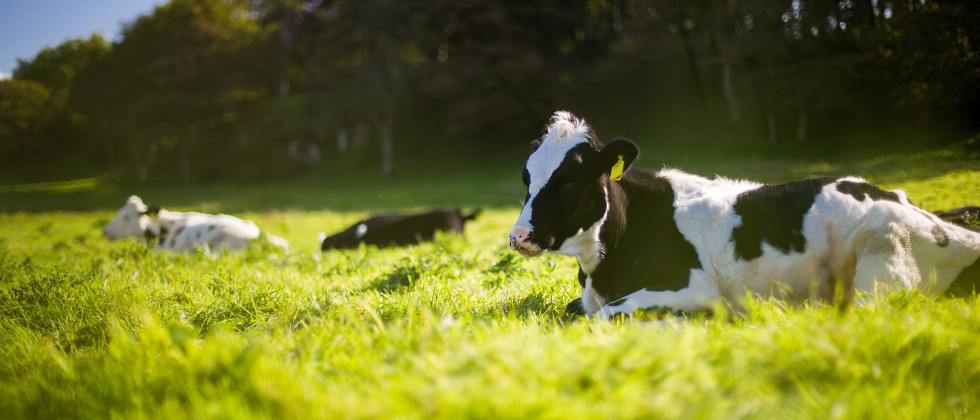
#> input picture assets/img/slide/carousel_01.jpg, 1960 x 840 px (shown at 1/2 size); its folder holds 4 pictures in this run
$ python carousel_resizer.py   (older library calls are emulated)
#> lines starting #> are read from the running program, lines starting #| are printed output that depends on the picture
print("CAROUSEL RESIZER")
import os
import glob

# Get the current directory
current_dir = os.path.dirname(os.path.abspath(__file__))

# Specify the file extensions for images
image_extensions = ['*.jpeg', '*.jpg', '*.png', '*.JPG']

# Create a list to store all image files
image_files = []

# Loop through each image extension and find matching files
for extension in image_extensions:
    # Create a file path pattern to match the image files
    pattern = os.path.join(current_dir, extension)

    # Use glob to find all files matching the pattern
    image_files.extend(glob.glob(pattern))
#> pass 2 of the loop `for extension in image_extensions:`:
#> pass 3 of the loop `for extension in image_extensions:`:
#> the loop made 4 passes; the first 3 are shown

from PIL import Image, ImageFilter

def process_image(input_filepath, output_filepath="output.jpg", output_size=(1960, 840), blur_radius=10):
    # Open the original image
#> called with input_filepath = 'assets/img/slide/carousel_01.jpg', output_filepath = 'assets/img/slide/resized/carousel_01.jpg', output_size = (1960, 840), blur_radius = 10
    input_image = Image.open(input_filepath)
#> input_image is the input picture: PIL image 1960x840 RGB; mean R, G, B 106.9, 109.9, 42.3

    #display(input_image)

    input_ratio = input_image.width / input_image.height
#> input_ratio = 2.33
    output_ratio = output_size[0] / output_size[1]

    # Depending on the input image's aspect ratio, adjust width or height while maintaining aspect ratio for foreground
    if input_ratio > output_ratio:
        # Width needs more adjustment
        new_width = output_size[0]
        new_height = round(new_width / input_ratio)
    else:
        # Height needs more adjustment
        new_height = output_size[1]
        new_width = round(new_height * input_ratio)
#> new_width = 1960

    # Resize the image maintaining its aspect ratio for foreground
    resized_image = input_image.resize((new_width, new_height), Image.ANTIALIAS)

    #display(resized_image)

    # Depending on the input image's aspect ratio, adjust width or height while maintaining aspect ratio for background
    if input_ratio > output_ratio:
        # Height needs more adjustment
        new_height_bg = output_size[1]
        new_width_bg = round(new_height_bg * input_ratio)
    else:
        # Width needs more adjustment
        new_width_bg = output_size[0]
        new_height_bg = round(new_width_bg / input_ratio)
#> new_height_bg = 840

    # Create the Gaussian blur background by blurring the original image and then resizing
    background = input_image.filter(ImageFilter.GaussianBlur(blur_radius))
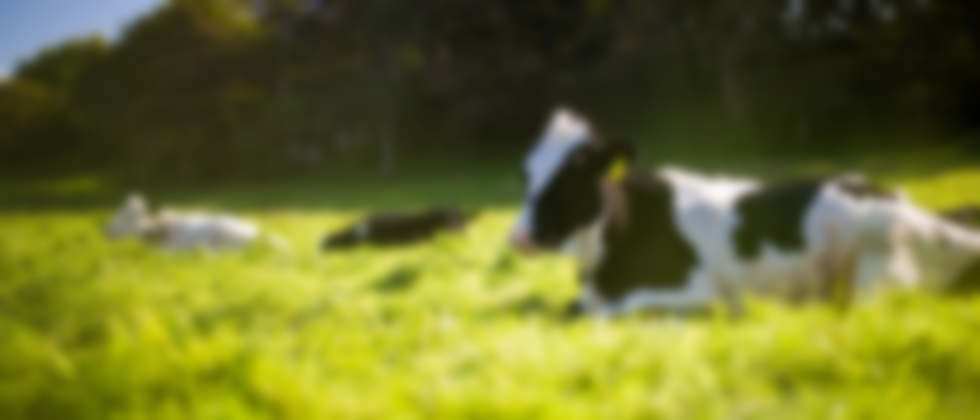
#> background: PIL image 1960x840 RGB (shown at 1/2 size); mean R, G, B 106.9, 109.9, 42.2
    background = background.resize((new_width_bg, new_height_bg))

    # Calculate the position for the background image to be pasted onto the output canvas
    pos_x_bg = (output_size[0] - new_width_bg) // 2
    pos_y_bg = (output_size[1] - new_height_bg) // 2
#> pos_y_bg = 0

    # Create a new blank canvas and paste the background image onto it
    canvas = Image.new('RGB', output_size)
#> canvas: PIL image 1960x840 RGB; every value is 0
    canvas.paste(background, (pos_x_bg, pos_y_bg))

    # Calculate the position for the input image to be pasted onto the background
    pos_x = (output_size[0] - new_width) // 2
#> pos_x = 0
    pos_y = (output_size[1] - new_height) // 2

    # Paste the input image onto the canvas
    canvas.paste(resized_image, (pos_x, pos_y))

    #display(canvas)

    canvas.save(output_filepath)

    return canvas

if not os.path.exists(current_dir+"/resized/"):
    os.makedirs(current_dir+"/resized/")

# Loop through each image file
for file_path in image_files:
    # Extract the file name
    file_name = os.path.basename(file_path)
    print("START:", file_path )

    process_image(file_path, current_dir+"/resized/"+file_name)
    print("DONE:", file_name )
#> pass 2 of the loop `for file_path in image_files:`:
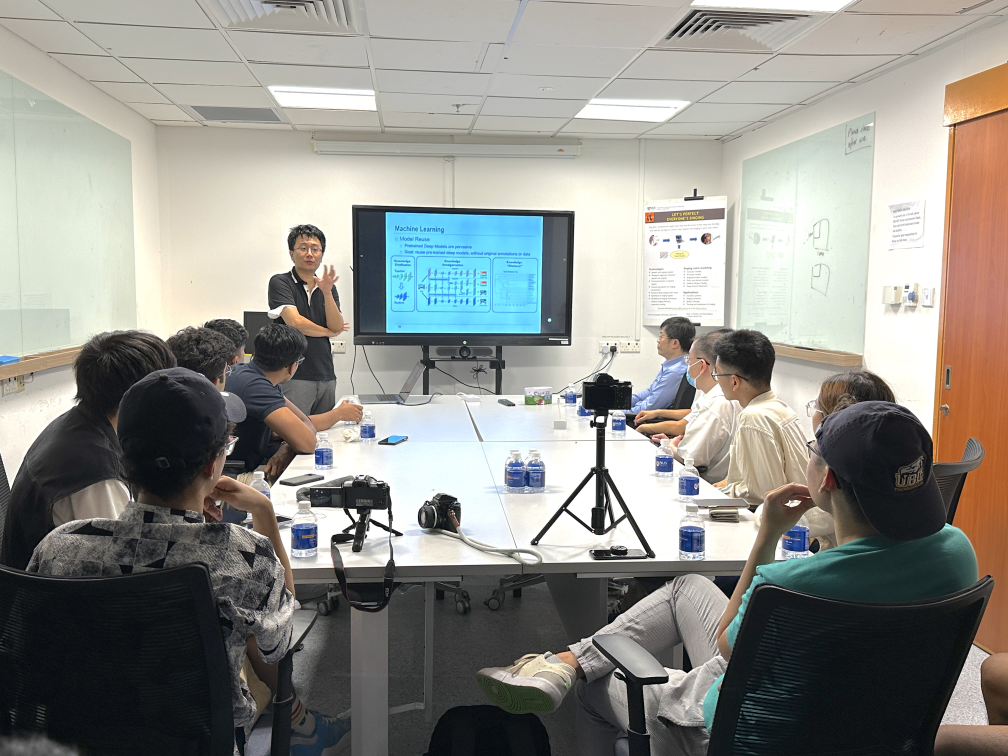
#> input picture assets/img/slide/carousel_02.jpg, 4032 x 3024 px (shown at 1/4 size)
#> in process_image, input_image is the input picture: PIL image 4032x3024 RGB; mean R, G, B 143.1, 142.4, 136.9
#> in process_image (call 2), `canvas.paste(background, (pos_x_bg, pos_y_bg))`:
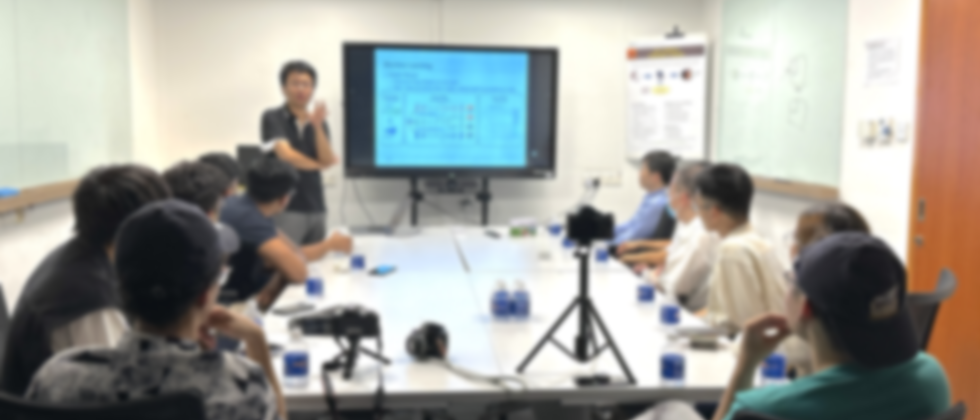
#> canvas: PIL image 1960x840 RGB (shown at 1/2 size); mean R, G, B 160.3, 160.3, 154.3
#> in process_image (call 2), `canvas.paste(resized_image, (pos_x, pos_y))`:
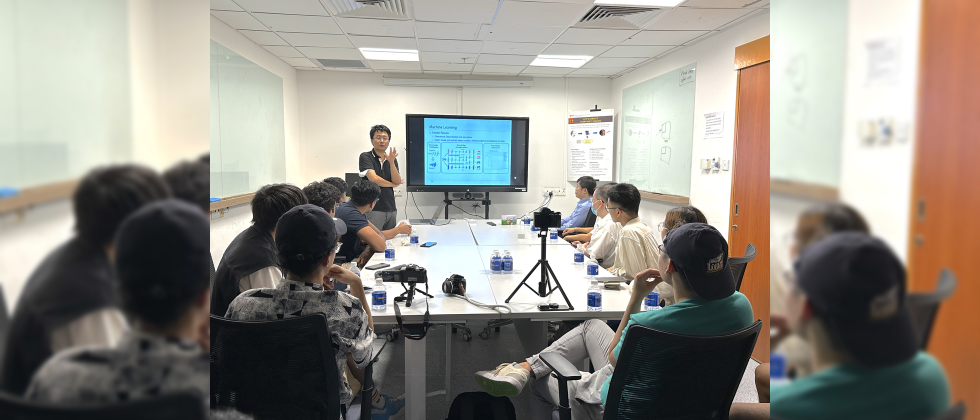
#> canvas: PIL image 1960x840 RGB (shown at 1/2 size); mean R, G, B 145.5, 141.4, 133.5
#> pass 3 of the loop `for file_path in image_files:`:
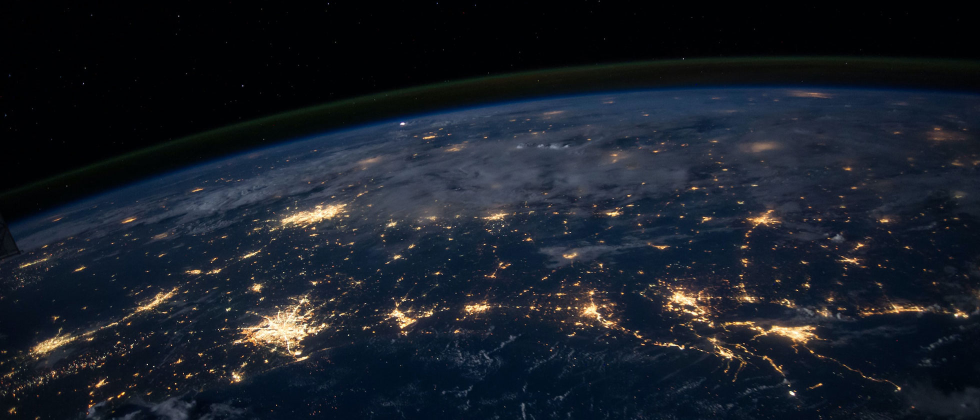
#> input picture assets/img/slide/carousel_03.jpg, 1960 x 840 px (shown at 1/2 size)
#> in process_image, input_image is the input picture: PIL image 1960x840 RGB; mean R, G, B 24.7, 30.9, 40.6
#> in process_image (call 3), `background = input_image.filter(ImageFilter.GaussianBlur(blur_radius))`:
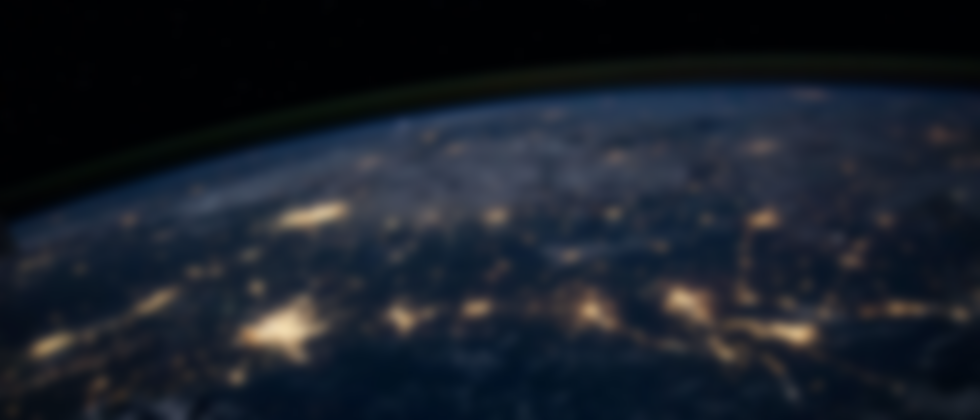
#> background: PIL image 1960x840 RGB (shown at 1/2 size); mean R, G, B 24.7, 30.8, 40.6
#> the loop made 4 passes; the first 3 are shown
